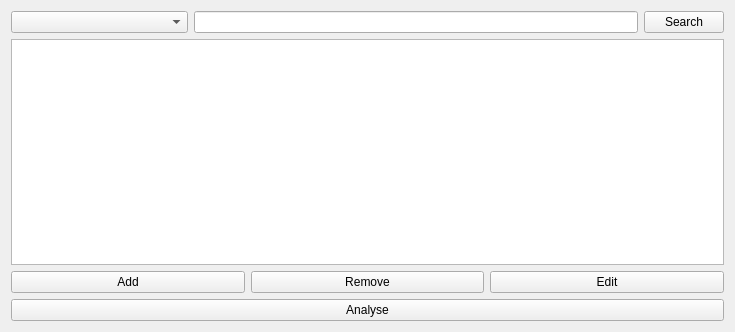
<?xml version="1.0" encoding="UTF-8"?>
<ui version="4.0">
 <class>Form</class>
 <widget class="QWidget" name="Form">
  <property name="geometry">
   <rect>
    <x>0</x>
    <y>0</y>
    <width>735</width>
    <height>332</height>
   </rect>
  </property>
  <property name="windowTitle">
   <string>Form</string>
  </property>
  <layout class="QGridLayout" name="gridLayout">
   <item row="0" column="0">
    <layout class="QVBoxLayout" name="verticalLayout">
     <item>
      <layout class="QHBoxLayout" name="horizontalLayout">
       <item>
        <widget class="QComboBox" name="comboBox_searchColumn">
         <property name="sizePolicy">
          <sizepolicy hsizetype="Preferred" vsizetype="Fixed">
           <horstretch>2</horstretch>
           <verstretch>0</verstretch>
          </sizepolicy>
         </property>
        </widget>
       </item>
       <item>
        <widget class="QLineEdit" name="lineEdit_searchBar">
         <property name="sizePolicy">
          <sizepolicy hsizetype="Expanding" vsizetype="Fixed">
           <horstretch>5</horstretch>
           <verstretch>0</verstretch>
          </sizepolicy>
         </property>
         <property name="inputMask">
          <string/>
         </property>
        </widget>
       </item>
       <item>
        <widget class="QPushButton" name="pushButton_search">
         <property name="text">
          <string>Search</string>
         </property>
        </widget>
       </item>
      </layout>
     </item>
     <item>
      <widget class="QListView" name="listView"/>
     </item>
     <item>
      <layout class="QHBoxLayout" name="horizontalLayout_2">
       <item>
        <widget class="QPushButton" name="pushButton_add">
         <property name="text">
          <string>Add</string>
         </property>
        </widget>
       </item>
       <item>
        <widget class="QPushButton" name="pushButton_remove">
         <property name="text">
          <string>Remove</string>
         </property>
        </widget>
       </item>
       <item>
        <widget class="QPushButton" name="pushButton_edit">
         <property name="text">
          <string>Edit</string>
         </property>
        </widget>
       </item>
      </layout>
     </item>
     <item>
      <layout class="QHBoxLayout" name="horizontalLayout_3">
       <item>
        <layout class="QHBoxLayout" name="horizontalLayout_5">
         <item>
          <widget class="QPushButton" name="pushButton_analyse">
           <property name="text">
            <string>Analyse</string>
           </property>
          </widget>
         </item>
        </layout>
       </item>
      </layout>
     </item>
    </layout>
   </item>
  </layout>
 </widget>
 <resources/>
 <connections/>
</ui>
